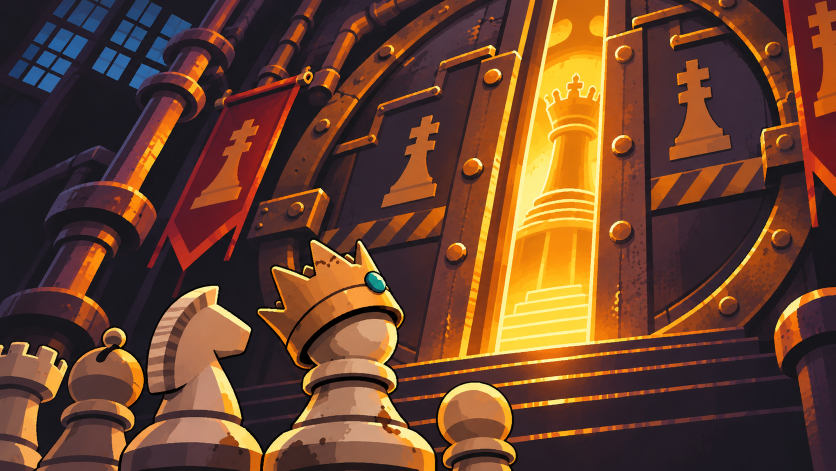
#> input picture build-res/order/AC-03-source.png, 1671 x 941 px (shown at 1/2 size)
$ python -i piece_import.py   (imports and definitions only)
#> lines starting #> are read from the running program, lines starting #| are printed output that depends on the picture; after the words box and inside, x2 and y2 are one past the last pixel; in counts of white or black regions, pixels touching at a corner belong together
"""
발주 기물 반입 (D-423 절차 · D-086/D-221 기물 문법): 생성기 원본(흐릿한 가짜 도트) → pieces64.txt 격자 블록.

  python3 -I tools/pixel/piece_import.py <원본.png> <유형:이형> [--giant | --boss] [--write] [--preview out.png]

이형(흰 · 검 한 장, 왼쪽 흰 · 오른쪽 검):
  ① 실루엣 = 검은 진영 쪽에서 「흰 테보다 어두운」 칸 (알파 > 230 · 밝기 < 185) → 열고 닫기(7px)로 가장자리 번짐을 걷고 구멍을 메운다
  ② 격자 = 실루엣 높이를 정한 칸 수(scene_recipe.PIECE_GRID의 body)로 나눈 간격 — 칸마다 가운데 절반만 읽는다(번진 경계를 피한다)
  ③ 외곽선 = 실루엣 안쪽 테두리 `outline`칸 + 원본의 먹선(흰 진영 쪽 밝기 < 70) · 흰 테 = 실루엣 밖 체비쇼프 3칸 — 흑백 공용(D-221)
  ④ 속 칠 = 흰 진영 밝기를 흰 팔레트 5단계(V W E S G)로 가까운 값에 맞추고 3×3 다수결로 낱점을 지운다.
     검은 진영은 같은 자리 · 같은 단계(H M B Z D) — 흑백이 칸 하나까지 같다(unify.py 규칙)
  ⑤ mirror = 실루엣(+ 'all'이면 먹선까지) 왼쪽 절반을 오른쪽에 비춘다 — 룩 · 퀸 바탕은 좌우 대칭(D-092)
거대(검 한 장, 128칸): 외곽선 2칸 · 흰 테 4칸, 속 칠은 검은 팔레트 5단계 + 녹 두 색(N #8A6416 · n #4A3414, 발주서 허용색)
  그대로 가장 가까운 색. 128칸 그림의 한가운데(64줄 · 64칸)가 네 부위 경계다.
2×2 보스(--boss, 검 한 장, 144칸 캔버스 그대로 — D-513 · 발주 GB-01~07 · b, D-523 첫 반입 GB-01):
  ① 마젠타 바탕(#FF00FF 근처)을 걷고 실루엣 = 그 밖 칸 → 열고 닫기 · 구멍 메우기 (이형 · 거대와 같다)
  ② 간격 = 실루엣 높이 / body(발주 키 128~132칸) — 1단계와 격노(b)는 같은 간격(scene_recipe.BOSS_GRID pitch_of)으로 읽어
     같은 크기 · 같은 받침 자리가 되게 한다. 가로 자리 = 꼭대기 십자의 가운데(받침 위 장식이 달라도 몸 축이 같다)
  ③ 받침 바닥 = 캔버스 맨 아래에서 bottom칸 위(발주 6칸), 흰 테 4칸 · 먹선 2칸(흑 기물 문법 D-221 — 흰 테는 도구가 붙인다)
  ④ 속 칠 = 검은 진영 다섯 색 + 반장 테마 색(cfg theme) + 황동 셋 중 가장 가까운 색 — 발주 팔레트 그대로, 원본 먹(밝기 < ink)은 외곽선
격자값(간격 · 칸 수)은 tools/pixel/scene_recipe.py PIECE_GRID · BOSS_GRID에 보존한다.

판 해상도 통일 + 안 M (D-528 확정, D-527 검토안): 반장 · 거대 · 이형 모두 **도트 한 칸 = 보통 기물 도트 한 칸**으로 읽고 마지막에 안 M을 더한다.
  반장 = 144칸 격자로 바로 읽기(먹선 4칸) · 거대 = 122칸 캔버스(보통 기물 × 1.7, 먹선 3칸) · 이형 = 72칸 캔버스(먹선 3칸, 대포 50칸)
  안 M(tools/pixel/gb_fit.py apply) = clean → accent → 약한 왼쪽 빛(soft2n — 원본 단에서 한 단만, 큰 몸 덩어리만) → tone.
  이형은 clean · accent를 뺀다(메뚜기 용수철 2칸 줄무늬를 지운다) — 검은 격자를 처리하고 흰 격자는 같은 자리 같은 단(D-221).
  --raw = 안 M 없이(비교용).
"""
import os
import sys

import numpy as np
from PIL import Image, ImageFilter

HERE = os.path.dirname(os.path.abspath(__file__))
sys.path.insert(0, HERE)
from scene_recipe import BOSS_GRID, GIANT_GRID, PIECE_GRID  # noqa: E402
import gridmeasure as gm  # noqa: E402

PIECES = os.path.join(HERE, 'pieces64.txt')

WHITE = {'V': (255, 255, 255), 'W': (0xF1, 0xEE, 0xEC), 'E': (0xE2, 0xDE, 0xD6), 'S': (0xC5, 0xC3, 0xC3), 'G': (0x85, 0x84, 0x88)}
TO_BLACK = {'V': 'H', 'W': 'M', 'E': 'B', 'S': 'Z', 'G': 'D'}
GIANT = {'H': (0x6E, 0x71, 0x7E), 'M': (0x48, 0x4A, 0x55), 'B': (0x32, 0x34, 0x3D), 'Z': (0x26, 0x27, 0x2E), 'D': (0x1C, 0x1D, 0x22),
         'N': (0x8A, 0x64, 0x16), 'n': (0x4A, 0x34, 0x14)}
# 2×2 보스 (발주 GB 팔레트): 검은 진영 다섯 + 황동 셋(N U u) — 테마 색은 BOSS_GRID theme(maker.PAL64 글자)으로 더한다
BOSS_BASE = {'H': (0x6E, 0x71, 0x7E), 'M': (0x48, 0x4A, 0x55), 'B': (0x32, 0x34, 0x3D), 'Z': (0x26, 0x27, 0x2E), 'D': (0x1C, 0x1D, 0x22),
             'N': (0x8A, 0x64, 0x16), 'U': (0xC8, 0x9B, 0x3C), 'u': (0xF5, 0xC5, 0x42)}


def lum(rgb):
    return rgb[..., 0] * 0.299 + rgb[..., 1] * 0.587 + rgb[..., 2] * 0.114


def silhouette(a, L):
    """실루엣 마스크: 흰 테보다 어두운 칸 → 열기 · 닫기 → 구멍 메우기"""
    m = ((a > 230) & (L < 185)).astype(np.uint8) * 255  # 바깥 번짐(알파 130~200 · 6px 띠)은 뺀다
    im = Image.fromarray(m).filter(ImageFilter.MinFilter(7)).filter(ImageFilter.MaxFilter(7))
    im = im.filter(ImageFilter.MaxFilter(7)).filter(ImageFilter.MinFilter(7))
    s = np.array(im) > 0
    # 구멍 메우기: 바깥에서 닿지 않는 빈칸은 안쪽
    out = np.zeros_like(s)
    h, w = s.shape
    stack = [(0, 0)]
    out[0, 0] = True
    while stack:
        y, x = stack.pop()
        for dy, dx in ((1, 0), (-1, 0), (0, 1), (0, -1)):
            yy, xx = y + dy, x + dx
            if 0 <= yy < h and 0 <= xx < w and not out[yy, xx] and not s[yy, xx]:
                out[yy, xx] = True
                stack.append((yy, xx))
    return ~out


# [77 lines left out: functions sample, largest, keep_parts, cheb, not called in this run]


def inner_edge(mask, t):
    """실루엣 안쪽 테두리 t칸 (바깥과 체비쇼프 t칸 안)"""
    return mask & cheb(~mask, t)


# [25 lines left out: functions majority, nearest, not called in this run]


PLAN_M = ('clean', 'accent', 'soft2n', 'tone')  # D-528 기본값 — gb_fit.BUNDLES['M']의 후처리


# [105 lines left out: functions finish_m, build, not called in this run]


def is_key(rgb, strict=False):
    """마젠타 바탕(오려 내는 색)인가 — strict(D-526 자석 반장): 보라 자기장 · 번개(G 60~120 · B > R)를 바탕으로 걷지 않게
    초록이 거의 없고 빨강 ≈ 파랑인 칸만"""
    if strict:
        return (rgb[..., 0] > 140) & (rgb[..., 2] > 140) & (rgb[..., 1] < 48) & (np.abs(rgb[..., 0] - rgb[..., 2]) < 28)
    return (rgb[..., 0] > 150) & (rgb[..., 2] > 150) & (rgb[..., 1] < 120)


def boss_box(src, strict=False):
    """원본 실루엣 · 상자 (y0, y1, x0, x1) · 꼭대기 장식 가운데 x"""
#> called with src = '../../build-res/order/AC-03-source.png', strict = False
    rgb = np.array(Image.open(src).convert('RGB')).astype(float)
    a = np.where(is_key(rgb, strict), 0, 255).astype(float)
#> in is_key, `return (rgb[..., 0] > 150) & (rgb[..., 2] > 150) & (rgb[..., 1] < 120)`: returned value: shape (941, 1671) bool; every value is 0
#> a: shape (941, 1671) float64; every value is 255
    S = silhouette(a, np.zeros_like(a))
#> in silhouette, `m = ((a > 230) & (L < 185)).astype(np.uint8) * 255`: m: shape (941, 1671); every value is 255
#> in silhouette, `s = np.array(im) > 0`: s: shape (941, 1671) bool; every value is 1
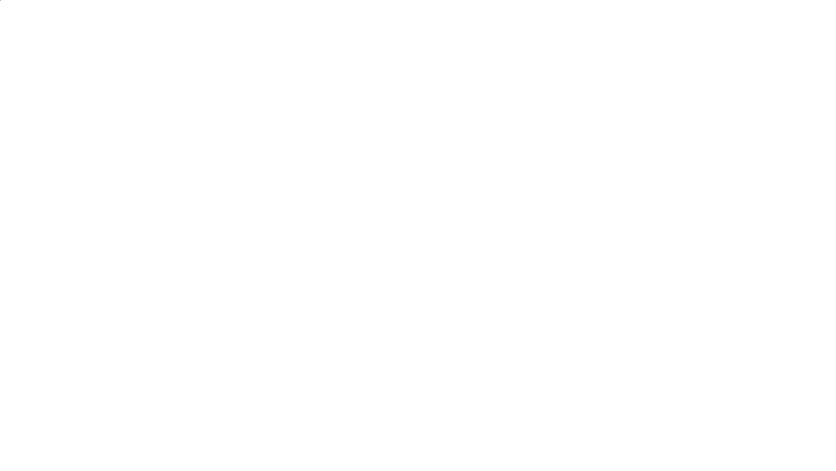
#> S: shape (941, 1671) bool (shown at 1/2 size); 100% white; black in thin lines or dots, all inside (x1, y1, x2, y2) = (0, 0, 1, 1)
    ys, xs = np.nonzero(S)
    y0, y1 = ys.min(), ys.max()
#> y0 = 0; y1 = 940
    top = np.nonzero(S[y0:y0 + max(8, (y1 - y0) // 12)])[1]
    return rgb, S, (y0, y1, xs.min(), xs.max()), (top.min() + top.max() + 1) / 2


# [153 lines left out: functions clean_dots, build_boss, write, not called in this run]


# [27 lines not run here, left out]

>>> result = boss_box('../../build-res/order/AC-03-source.png')
